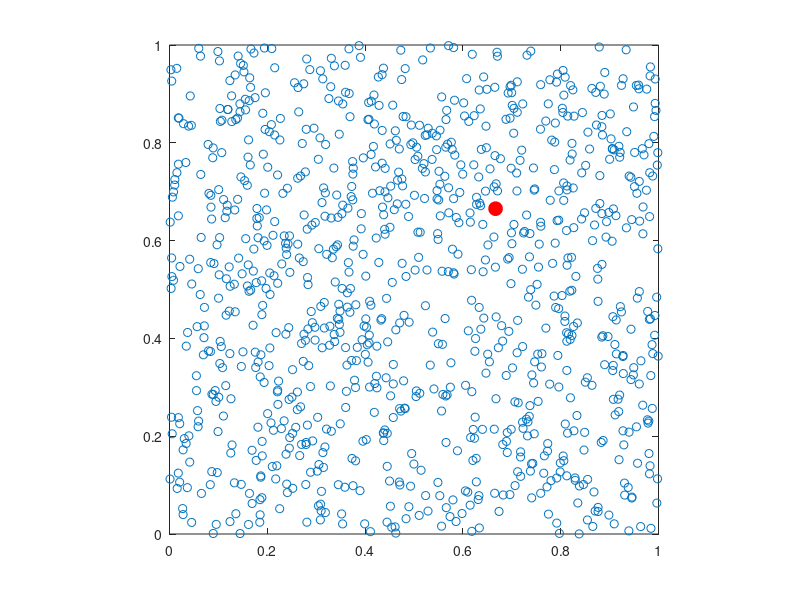

MATLAB code to generate this figure:
function [xm,ym,theta,ecc]=JKD2_XY_calculate2Dmomentpoints(points,weigh);
%Central angular moment of a collection of points (X,Y,I)
%'I' can serve as weight of not
%from: http://en.wikipedia.org/wiki/Image_moment
%JacobKers 2012

if nargin<2  %DEMO Mode: random collection of points with intensity increasing with x and y
    weigh=1;
    n=1000;    
    x=rand(n,1);
    y=rand(n,1);
    I=x.*y;   %to add assymmetry
    points=[x y I];
end

    x=points(:,1);
    y=points(:,2);
    I=points(:,3);

    
 if ~weigh,
     I=0*I+1;
 end
     

%raw moments M_ij of points: Mij=sum(x^i*y^j*Ixy)
M00=sum(sum(I));
M10=sum(sum(x.*I));
M11=sum(sum(y.*x.*I));
M01=sum(sum(y.*I));
M20=sum(sum(x.^2.*I));
M02=sum(sum(y.^2.*I));

%Centroid row 
xm=M10/M00; 
%Centroid column 
ym=M01/M00;

%Second order central moments
mu_prime20=M20/M00-xm^2;
mu_prime02=M02/M00-ym^2;
mu_prime11=M11/M00-xm*ym;

theta=0.5*atan(2*mu_prime11/(mu_prime20-mu_prime02))*180/pi;

%eigenvalues covariance matrix:
labda1=0.5*(mu_prime20+mu_prime02)+0.5*(4*mu_prime11^2+(mu_prime20-mu_prime02)^2)^0.5;
labda2=0.5*(mu_prime20+mu_prime02)-0.5*(4*mu_prime11^2+(mu_prime20-mu_prime02)^2)^0.5;
%eccentricity
ecc=(1-labda2/labda1)^0.5;

%---------------------------------------------------------------
%now, theta can be either perpendicular or parallel to all points.
%to check, we calculate the cumulative distance of the points to the line given by xm,ym and theta:
k2=tan(theta*pi/180); 
k1=-1/k2;  %perpendicular slope

xc1=((y-ym)+k1*xm-k2*x)/(k1-k2); 
yc1=ym+k1*(xc1-xm); 
dist1=sum((x-xc1).^2+(y-yc1).^2).^0.5;  
%


xc2=((y-ym)+k2*xm-k1*x)/(k2-k1); 
yc2=ym+k2*(xc2-xm); 
dist2=sum((x-xc2).^2+(y-yc2).^2).^0.5;  
%


thets=[theta+90 theta];
dists=[dist1 dist2]; [~,idx]=min(dists); theta=thets(idx);

 %--------------------------------------------------------
 
 if nargin<2
     close all;
     plot(x,y, 'o'); hold on; axis square
     plot(xm,ym,'ro', 'MarkerSize',10, 'MarkerFaceColor', 'r');
 end

